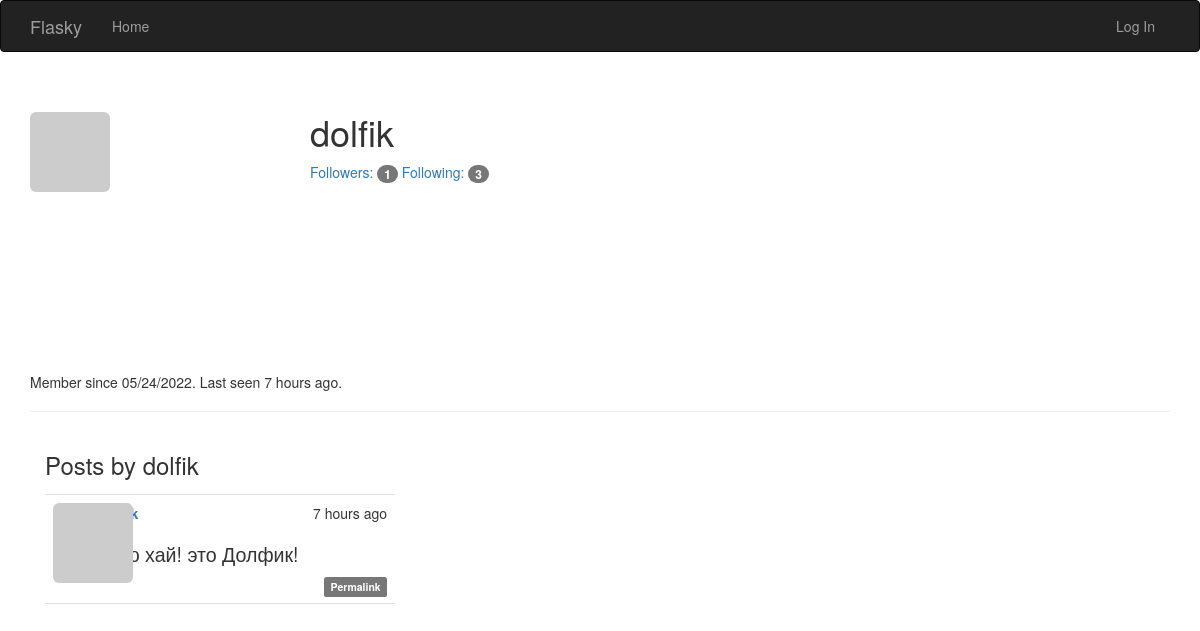
The app's page /user/dolfik, older data.
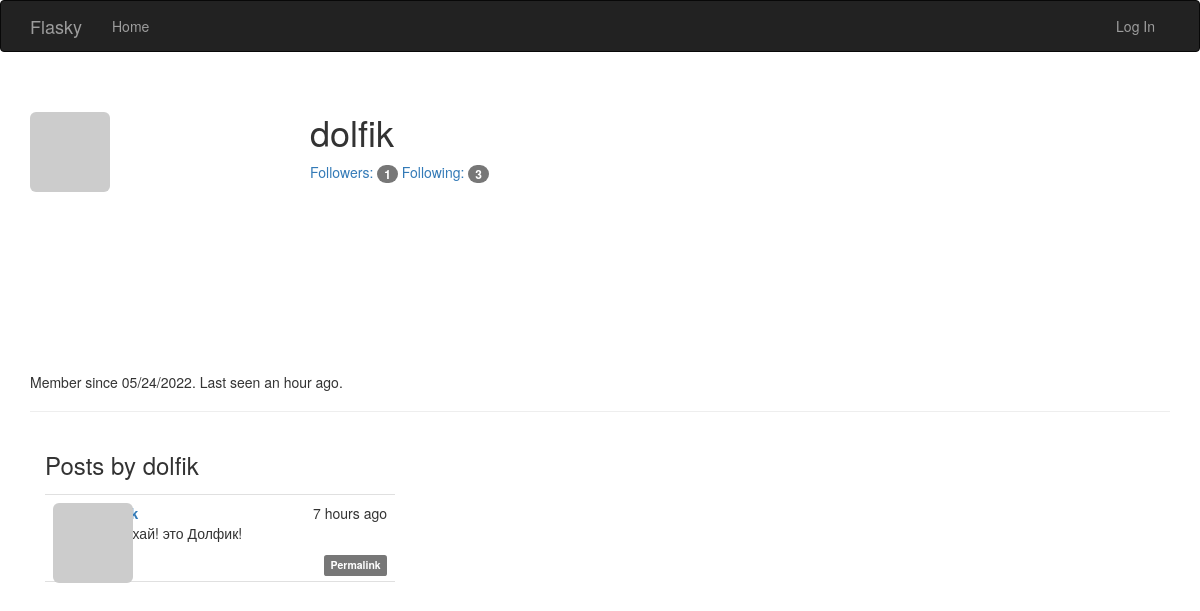
The same page, newer data.
### app/models.py (models this page shows, shortened)
class User(UserMixin, db.Model):
    __tablename__ = 'users'
    id = db.Column(db.Integer, primary_key=True)
    email = db.Column(db.String(64), unique=True, index=True)
    username = db.Column(db.String(64), unique=True, index=True)
    password_hash = db.Column(db.String(128))
    role_id = db.Column(db.Integer, db.ForeignKey('roles.id'))
    confirmed = db.Column(db.Boolean, default=False)
    name = db.Column(db.String(64))
    location = db.Column(db.String(64))
    about_me = db.Column(db.Text())
    member_since = db.Column(db.DateTime(), default=datetime.utcnow)
    last_seen = db.Column(db.DateTime(), default=datetime.utcnow)
    avatar_hash = db.Column(db.String(32))
    posts = db.relationship('Post', backref='author', lazy='dynamic')
    followed = db.relationship('Follow',
                               foreign_keys=[Follow.follower_id],
                               backref=db.backref('follower', lazy='joined'),
                               lazy='dynamic',
                               cascade='all, delete-orphan')
    followers = db.relationship('Follow',
                                foreign_keys=[Follow.followed_id],
                                backref=db.backref('followed', lazy='joined'),
                                lazy='dynamic',
                                cascade='all, delete-orphan')
    @property
    def password(self):
        raise AttributeError('password is not a readable attribute')
    def gravatar(self, size=100, default='identicon', rating='g'):
        if request.is_secure:
            url = 'https://secure.gravatar.com/avatar'
        else:
            url = 'http://secure.gravatar.com/avatar'
        hash = hashlib.md5(self.email.lower().encode('utf-8')).hexdigest()
        return f'{url}/{hash}?s={size}&d={default}&r={rating}'

class Post(db.Model):
    __tablename__ = 'posts'
    id = db.Column(db.Integer, primary_key=True)
    body = db.Column(db.Text)
    body_html = db.Column(db.Text)
    timestamp = db.Column(db.DateTime, index=True, default=datetime.utcnow)
    auth_id = db.Column(db.Integer, db.ForeignKey('users.id'))

### app/main/views.py (the view)
@main.route('/user/<username>')
def user(username):
    user = User.query.filter_by(username=username).first_or_404()
    posts = user.posts.order_by(Post.timestamp.desc()).all()
    return render_template('user.html', user=user, posts=posts)

### app/auth/views.py (called while the page is built)
@auth.before_app_request
def before_request():
    if current_user.is_authenticated:
        current_user.ping()
        if not current_user.confirmed \
                and request.blueprint != 'auth' \
                and request.endpoint != 'static':
            return redirect(url_for('auth.unconfirmed'))

### app/main/__init__.py (called while the page is built)
@main.app_context_processor
def inject_permissions():
    return dict(Permission=Permission)

### app/models.py (called while the page is built)
    def can(self, permissions):
        return False

    def is_administrator(self):
        return False

### app/templates/user.html (shortened to what this page needs)
{% extends "base.html" %}
{% import "bootstrap/wtf.html" as wtf %}
{% block page_content %}
    <div class="page-header">
        <img class="img-rounded profile-thumbnail" src="{{ user.gravatar(size=256) }}">
        <div class="profile-header">
            <h1>{{ user.username }}</h1>
        <a href="{{ url_for('.followers', username=user.username) }}">
            Followers: <span class="badge">{{ user.followers.count() }}</span></a>
        <a href="{{ url_for('.followed_by', username=user.username) }}">
            Following: <span class="badge">{{ user.followed.count() }}</span></a>
            </div>
        <p>
            Member since {{ moment(user.member_since).format('L') }}.
            Last seen {{ moment(user.last_seen).fromNow() }}.
        </p>
    </div>
    <div class="col-md-4">
        <h3>Posts by {{user.username}} </h3>
        {% include '_posts.html' %}
    </div>
{% endblock %}

### app/templates/base.html (shortened to what this page needs)
{% extends "bootstrap/base.html" %}
{% block head %}
{{ super() }}
<link rel="stylesheet" type="text/css" href="{{ url_for('static', filename='styles.css') }}">
{% endblock %}
{% block navbar %}
<div class="navbar navbar-inverse" role="navigation">
    <div class="container">
        <div class="navbar-header">
            <a class="navbar-brand" href="/">Flasky</a>
        </div>
        <div class="navbar-collapse collapse">
            <ul class="nav navbar-nav">
                <li><a href="/">Home</a></li>
            </ul>
            <ul class="nav navbar-nav navbar-right">
                {% if current_user.is_authenticated %}
            <li class="dropdown">
            <a href="#" class="dropdown-toggle" data-toggle="dropdown">
            <img src="{{ current_user.gravatar(size=18) }}">
                &nbsp;{{ current_user.username }} <b class="caret"></b></a>
                    <ul class="dropdown-menu">
                         <li><a href="#">Change Password</a></li>
                        <li><a href="#">Change Email</a></li>
                        <li><a href="{{ url_for('auth.logout') }}">Log Out</a></li>
                    </ul></li>
                    {% else %}
                <li><a href="{{ url_for('auth.login') }}">Log In</a></li>
                {% endif %}
            </ul>
        </div>
    </div>
</div>
{% endblock %}
{% block content %}
<div class="container">
    {% block page_content %}{% endblock %}
</div>
{% endblock %}

### app/templates/_posts.html (shortened to what this page needs)
<ul class="posts">
    {% for post in posts %}
    <li class="post">
        <div class="profile-thumbnail">
            <a href="{{ url_for('.user', username=post.author.username) }}">
                <img class="img-rounded profile-thumbnail" src="{{ post.author.gravatar(size=40) }}">
            </a>
        </div>
        <div class="post-date">{{ moment(post.timestamp).fromNow() }}</div>
        <div class="post-author">
            <a href="{{ url_for('.user', username=post.author.username) }}">
            </a>
        </div>
       <div class="post-content">
        <div class="post-body">
            {% if post.body_html %}
                {{ post.body_html | safe }}
            {% else %}
                {{ post.body }}
        {% endif %}
        </div>
        <div class="post-footer">
            <a href="{{ url_for('.post', id=post.id) }}">
                <span class="label label-default">Permalink</span>
            </a>
        </div>
</div>
    </li>
    {% endfor %}
</ul>

### app/static/styles.css (style rules this page uses)
.profile-thumbnail { position: absolute; }
.profile-header { min-height: 260px; margin-left: 280px; }
ul.posts { list-style-type: none; padding: 0px; margin: 16px 0px 0px 0px; border-top: 1px solid #e0e0e0; }
ul.posts li.post { padding: 8px; border-bottom: 1px solid #e0e0e0; }
div.post-date { float: right; }
div.post-author { font-weight: bold; margin-left: 48px; }
div.post-content { margin-left: 48px; min-height: 48px; }
div.post-footer { text-align: right; }

Row changes from the older to the newer data that the page shows:
changed User "dolfik": last_seen "7 hours ago" → "an hour ago"
